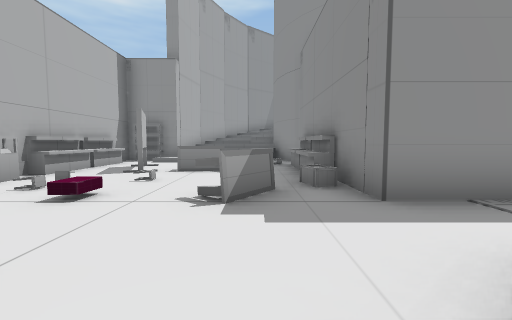
[1] (above)

24 first-person views from a walk through a scene from a Unity 3-D project. The camera is 1.4 m above the floor, tilts 4° down and sees 90° across. The floor is counted in squares, 2 m on a side. Each view is taken from the middle of a square. On the plan, view 1 faces up. The plan holds only what a view shows up to about 9 squares ahead; the rest is blank. The place goes on beyond the plan. The player is left out.

[2]
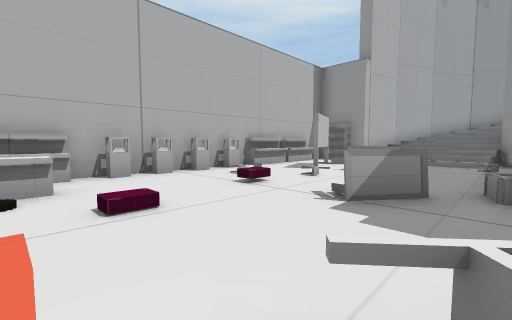

[3]
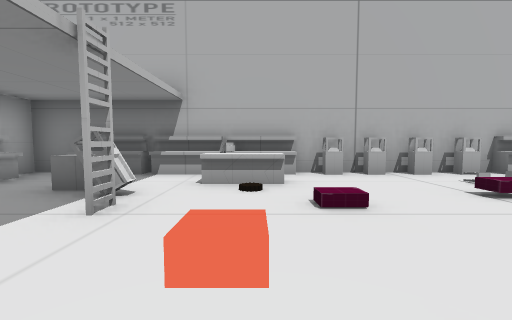

[4]
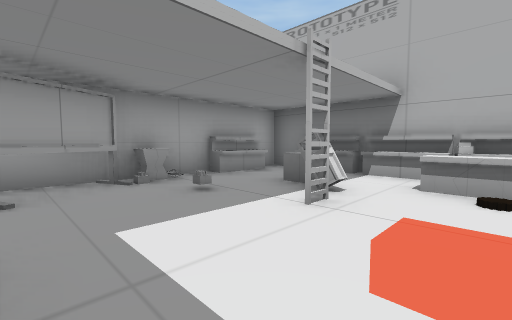

[5]
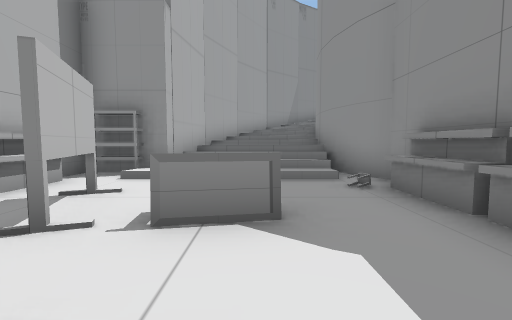

[6]
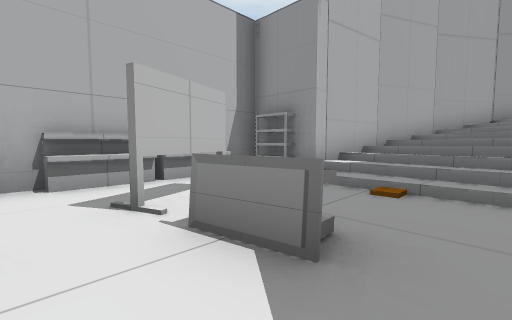

[7]
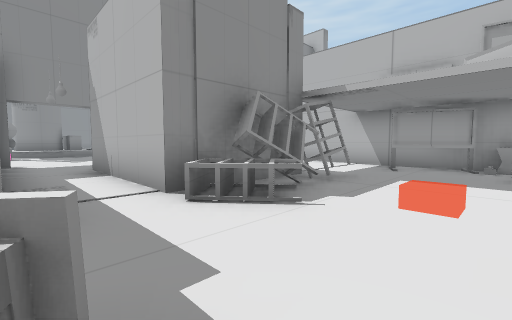

[8]
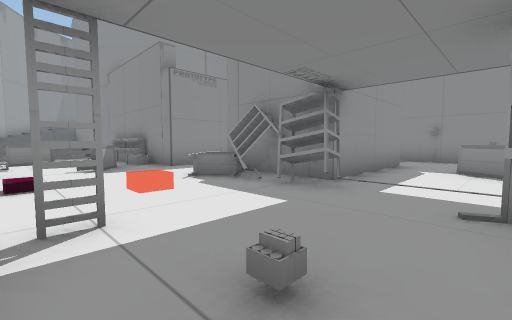

[9]
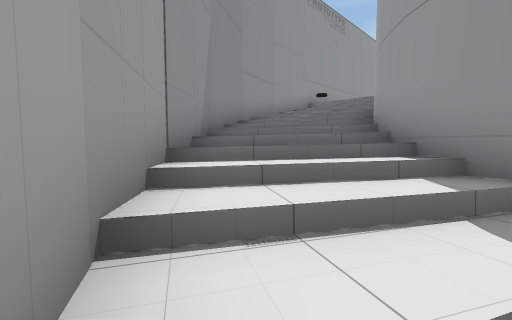

[10]
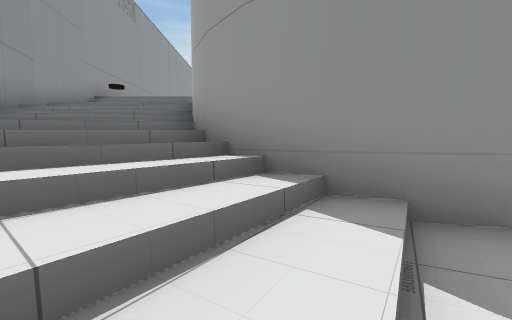

[11]
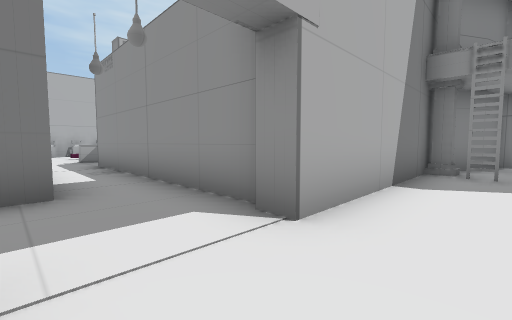

[12]
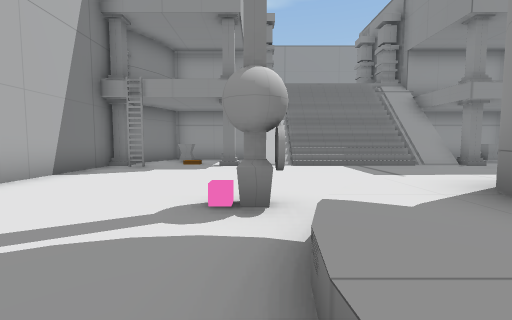

[13]
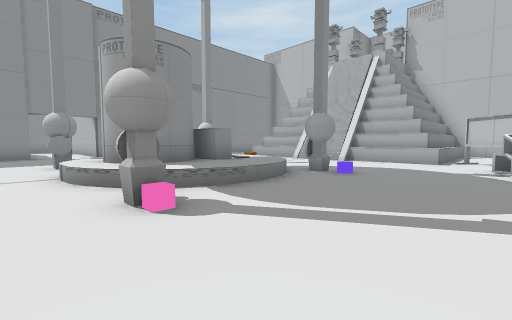

[14]
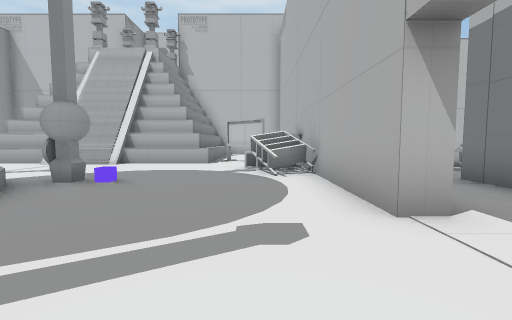

[15]
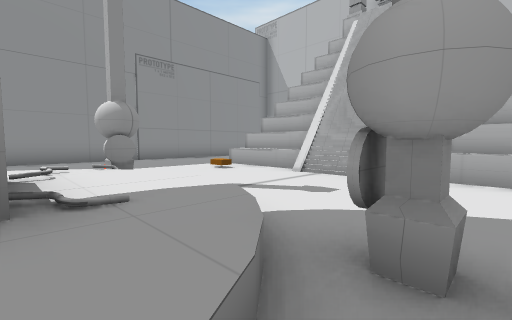

[16]
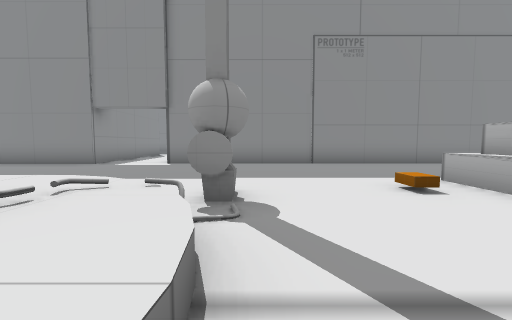

[17]
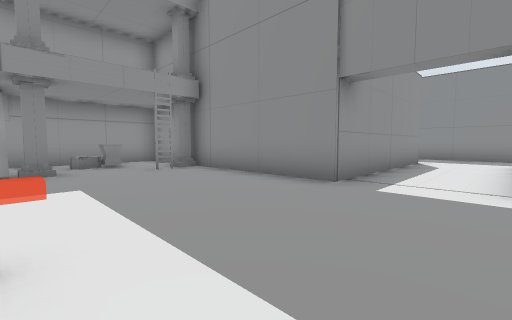

[18]
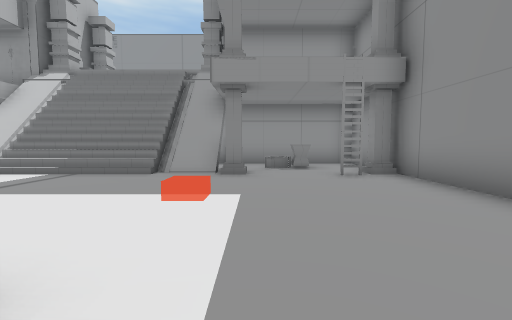

[19]
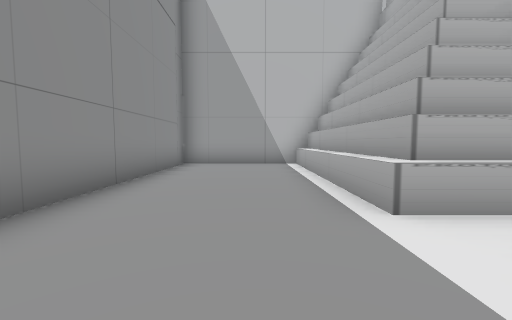

[20]
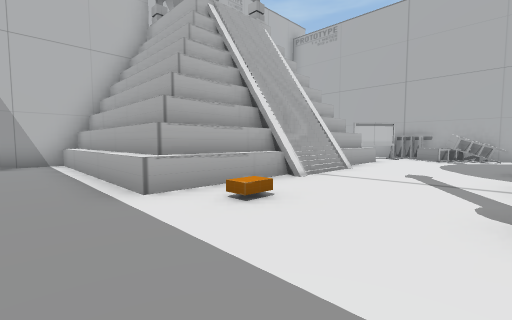

[21]
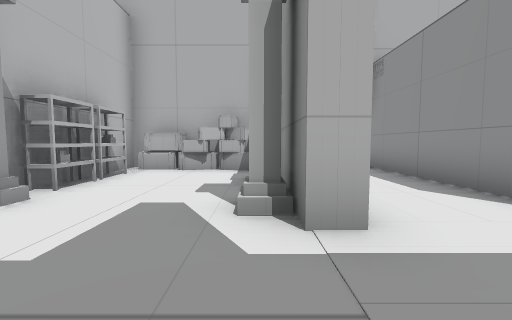

[22]
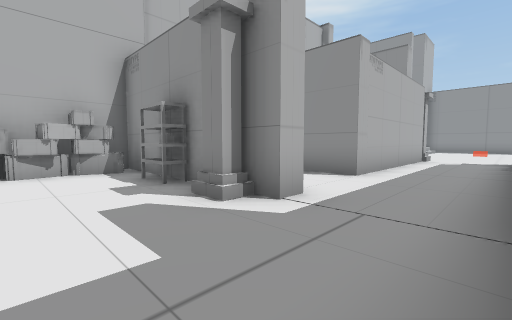

[23]
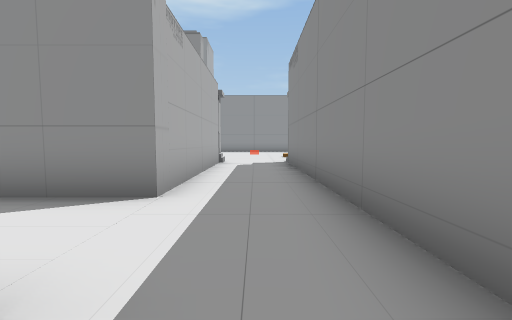

[24]
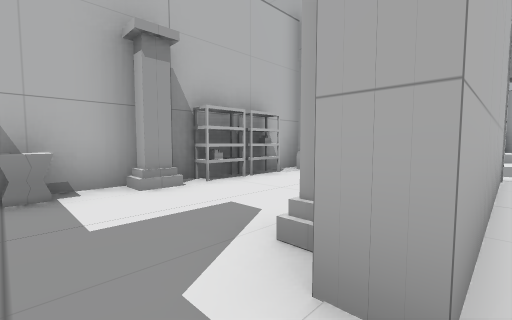

### Floor plan
Key: @ floor where view 1 was taken; # wall or solid block; x gap in a wall; . main floor; : floor 1.5 m higher than the main floor; + floor 5 m higher than the main floor; * floor 5.25 m higher than the main floor; % floor 6.25 m higher than the main floor; / step, stairs or slope; ^ raised ledge; v drop or lower ground; T table; C crate; B bookshelf; L ladder; P pillar; O other object.
Columns run from 5 left of view 1 to 32 right of it. Each row starts with its distance up from view 1.
 20            ###
 19        ####+/
 18      ###///*/
 17     ##///////
 16     #////////
 15    ##////##
 14    #///###
 13   #:///#
 12   #///##
 11   #///#       ##  #%   /P#####
 10 #B#///##      #.  ##///......#     ..
  9 #.//O/.#      #..  #/////.C..#    P..#
  8 O.....O#      P..P ////#P/..P#   #..##
  7 #.#...O#     #.L.. ........L.#   #..#
  6 O.#TT.O#     #...............#   #..#
  5 #.....O#     #...............#   #..#
  4 #....TC#     #...............#####..#
  3 #..O.T.#######....#.^^^x............#
  2 #..................^^^^ ............#
  1 #..O..BB####.......^^  ^.....######.#
  0 O.OO.@.B####..#....^O#O^.....C#BOP...
 -1 C.O....B####..#....^^^O......C.......
 -2 O.OL...B......#...##...#.....C.......
 -3 O.O...........BB.............CBOBP.^
 -4 #.....#..TTO  BB.............#######
 -5 ##O#######    O.....#//......#
 -6                #####//^##....#
 -7                  # v//v #....#
 -8                    P//Pv#....#
 -9                        v#....#
-10                       ^v#....#
-11                       P##....#
-12                         ######

Where each view was taken, in squares from view 1:
view 1: 0 up, 0 right, facing up
view 2: 0 up, 1 right, facing up-left
view 3: 0 up, 1 right, facing left
view 4: 0 up, 1 right, facing down-left
view 5: 4 up, 1 left, facing up
view 6: 5 up, 0 right, facing up-left
view 7: 3 up, 1 left, facing down-right
view 8: 4 down, 2 left, facing up-right
view 9: 13 up, 2 left, facing up-right
view 10: 14 up, 1 left, facing right
view 11: 1 up, 10 right, facing up-left
view 12: 0 up, 13 right, facing up
view 13: 4 up, 10 right, facing down-right
view 14: 3 up, 10 right, facing down
view 15: 0 up, 13 right, facing down-right
view 16: 2 down, 15 right, facing right
view 17: 1 up, 19 right, facing up-right
view 18: 2 up, 20 right, facing up
view 19: 3 down, 21 right, facing down
view 20: 2 down, 21 right, facing down-left
view 21: 0 up, 31 right, facing left
view 22: 2 down, 31 right, facing up-left
view 23: 0 up, 30 right, facing up
view 24: 1 up, 30 right, facing down-left
